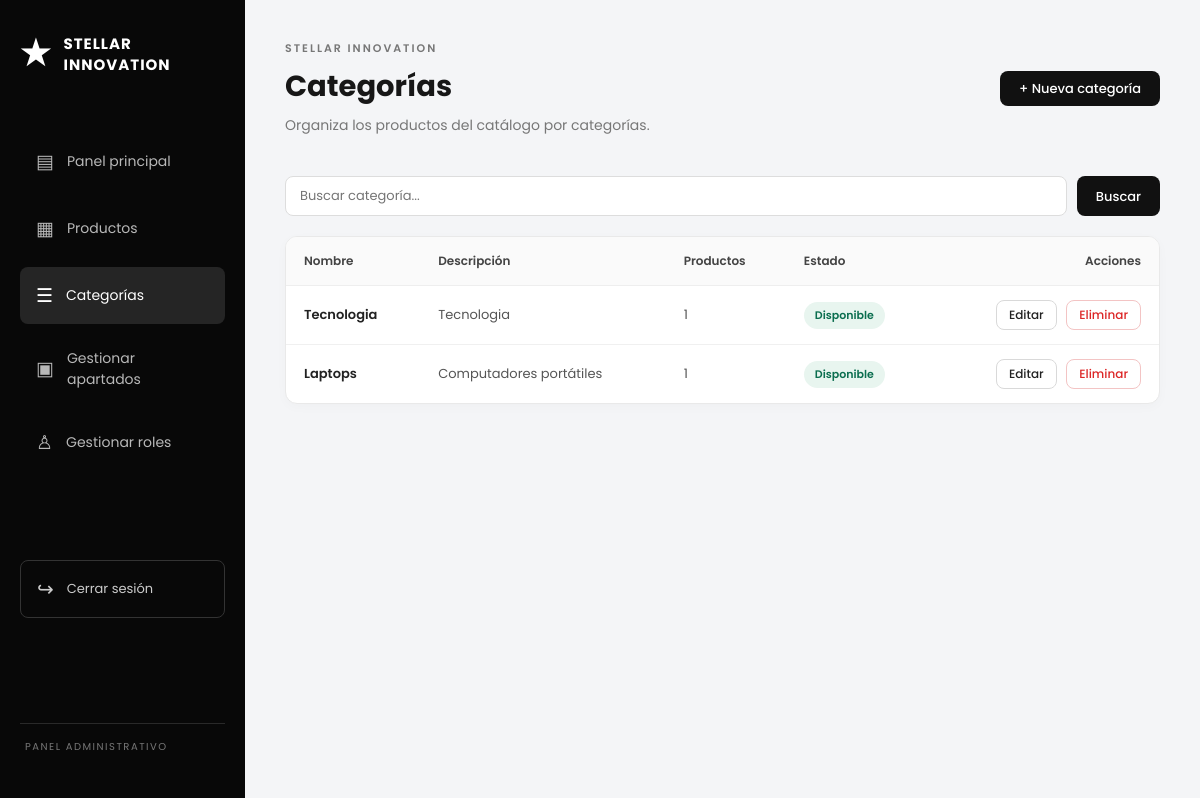
Page /administracion/categorias/ (signed in) on the earlier database version.
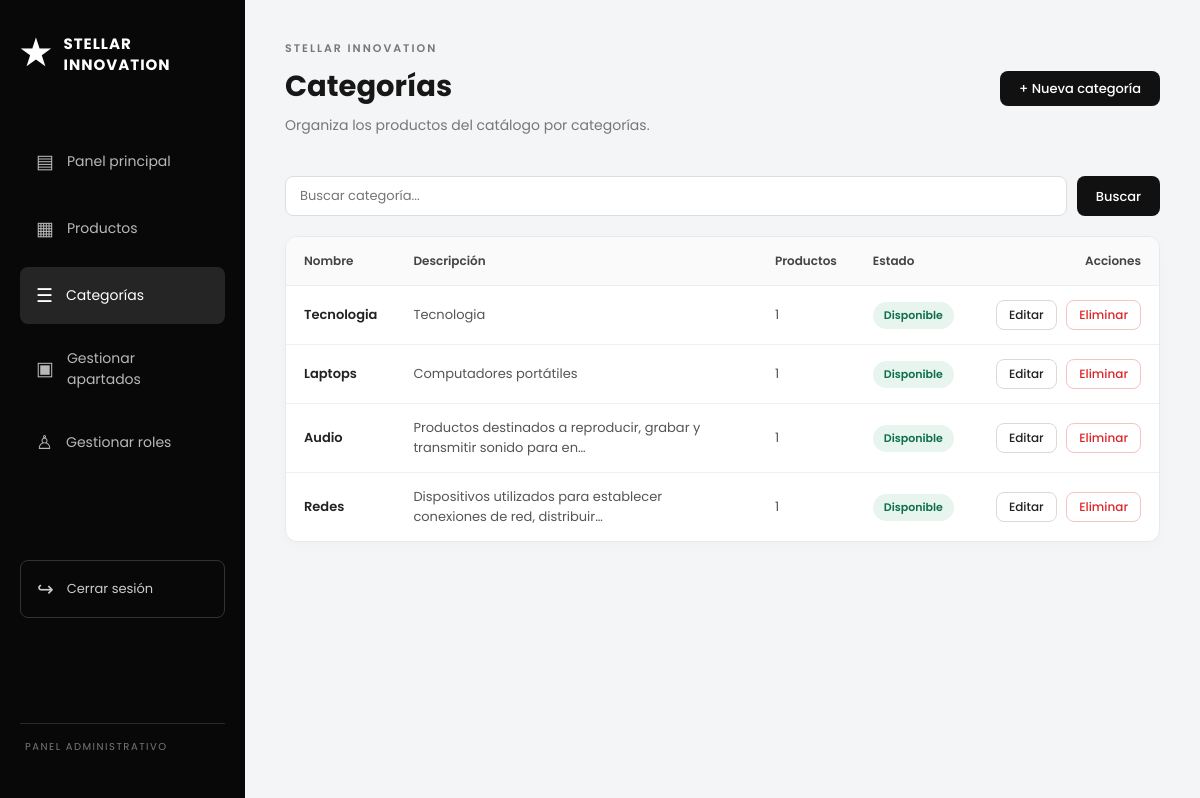
Same page on the later database version.
### main/models.py (models this page shows, shortened)
class Categoria(models.Model):
    nombre = models.CharField(max_length=100, unique=True)
    descripcion = models.TextField(blank=True)
    disponible = models.BooleanField(default=True)   # en vez de borrar
    class Meta:
        verbose_name = "Categoría"
        verbose_name_plural = "Categorías"
        ordering = ['nombre']

### main/views.py (the view)
# urls.py: path('administracion/categorias/', views.admin_categorias, name='admin_categorias'),
@admin_required
def admin_categorias(request):
    categorias = Categoria.objects.annotate(num_productos=Count('productos'))
    q = request.GET.get('q', '').strip()
    if q:
        categorias = categorias.filter(Q(nombre__icontains=q) | Q(descripcion__icontains=q))
    return render(request, 'main/admin_categorias.html', {
        'categorias': categorias,
        'q': q,
    })

### main/context_processors.py (called while the page is built)
def carrito(request):
    cantidad = 0
    apartados_listos = 0
    if request.user.is_authenticated:
        cantidad = ItemCarrito.objects.filter(
            carrito__cliente=request.user
        ).aggregate(total=Sum('cantidad'))['total'] or 0
        perfil_usuario = getattr(request.user, 'usuario', None)
        if perfil_usuario and perfil_usuario.rol == 'cliente':
            apartados_listos = Apartado.objects.filter(
                cliente=request.user,
                estado='listo_para_entregar'
            ).count()
    return {
        'carrito_cantidad': cantidad,
        'apartados_listos': apartados_listos,
    }

### main/templates/main/admin_categorias.html (shortened to what this page needs)
{% extends 'main/base_admin.html' %}
{% block content %}
<section class="admin-panel">
    <div class="admin-encabezado">
        <div>
            <p class="admin-eyebrow">STELLAR INNOVATION</p>
            <h1>Categorías</h1>
            <p>Organiza los productos del catálogo por categorías.</p>
        </div>
        <a href="{% url 'admin_categoria_crear' %}" class="admin-btn admin-btn-primario">+ Nueva categoría</a>
    </div>
    <form method="get" class="admin-filtros">
        <input type="text" name="q" value="{{ q }}" placeholder="Buscar categoría...">
        <button type="submit" class="admin-btn admin-btn-primario">Buscar</button>
    </form>
    <div class="admin-tabla-scroll">
        <table class="admin-table">
            <thead>
                <tr>
                    <th>Nombre</th>
                    <th>Descripción</th>
                    <th>Productos</th>
                    <th>Estado</th>
                    <th class="col-acciones">Acciones</th>
                </tr>
            </thead>
            <tbody>
                {% for c in categorias %}
                <tr>
                    <td><strong>{{ c.nombre }}</strong></td>
                    <td>{{ c.descripcion|default:"—"|truncatechars:70 }}</td>
                    <td>{{ c.num_productos }}</td>
                    <td>
                        {% if c.disponible %}
                            <span class="estado-badge ok">Disponible</span>
                        {% else %}
                            <span class="estado-badge off">No disponible</span>
                        {% endif %}
                    </td>
                    <td class="col-acciones">
                        <a href="{% url 'admin_categoria_editar' c.id %}" class="admin-btn admin-btn-secundario admin-btn-sm">Editar</a>
                        <button type="button" class="admin-btn admin-btn-peligro admin-btn-sm btn-eliminar"
                                data-url="{% url 'admin_categoria_eliminar' c.id %}"
                                data-nombre="{{ c.nombre }}"
                                data-aviso="Si tiene productos asociados no se borrará: se marcará como no disponible.">
                            Eliminar
                        </button>
                    </td>
                </tr>
                {% empty %}
                <tr>
                    <td colspan="5" class="admin-vacio">
                        {% if q %}No se encontraron categorías.{% else %}Todavía no hay categorías. ¡Crea la primera!{% endif %}
                    </td>
                </tr>
                {% endfor %}
            </tbody>
        </table>
    </div>
</section>
{% endblock %}

Differences in the rows shown:
added Categoria: nombre "Audio", descripcion "Productos destinados a reproducir, grabar y transmitir sonido para en…", num_productos "1", disponible "Disponible"
added Categoria: nombre "Redes", descripcion "Dispositivos utilizados para establecer conexiones de red, distribuir…", num_productos "1", disponible "Disponible"
